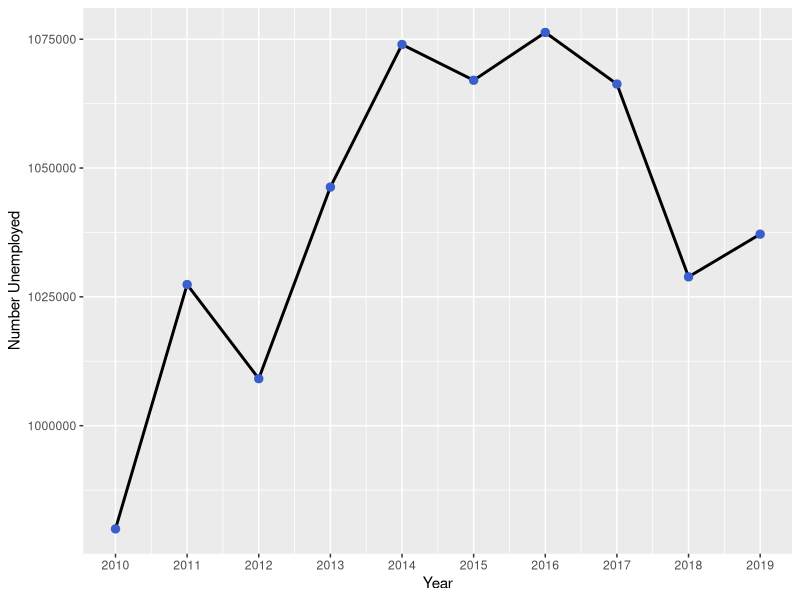
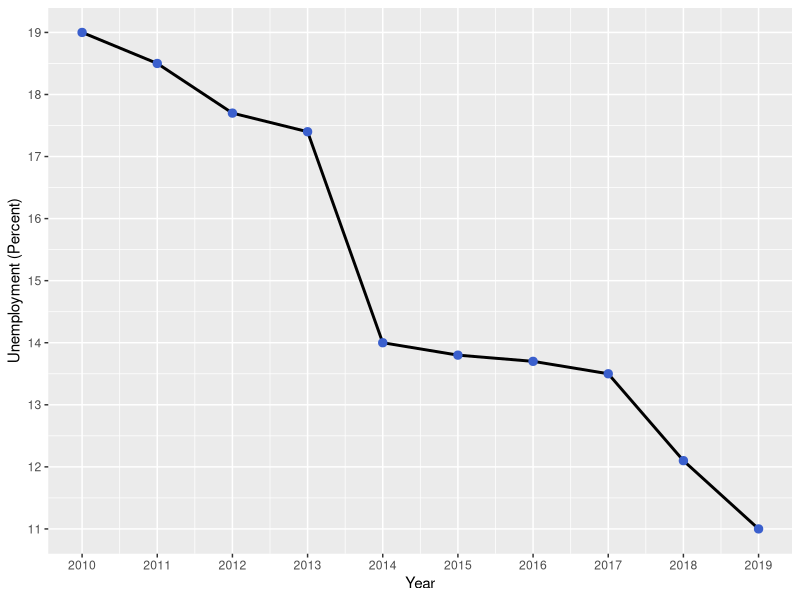
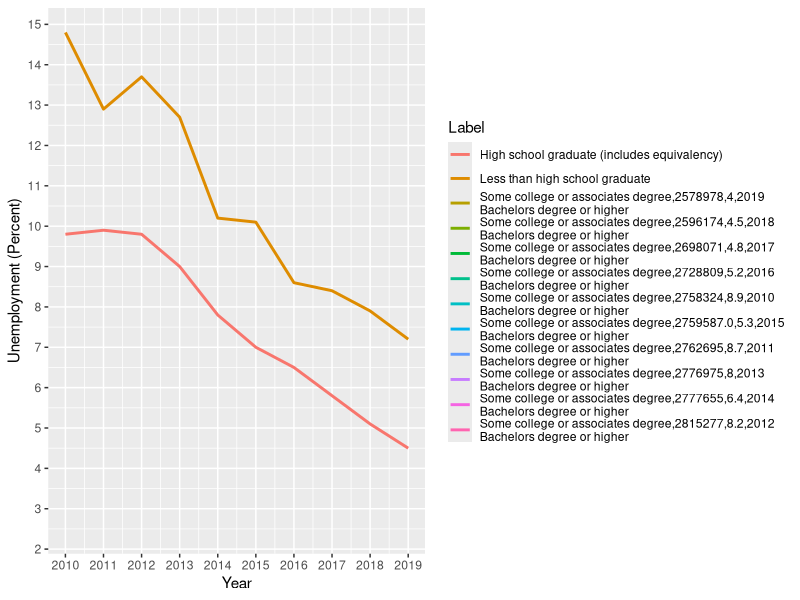
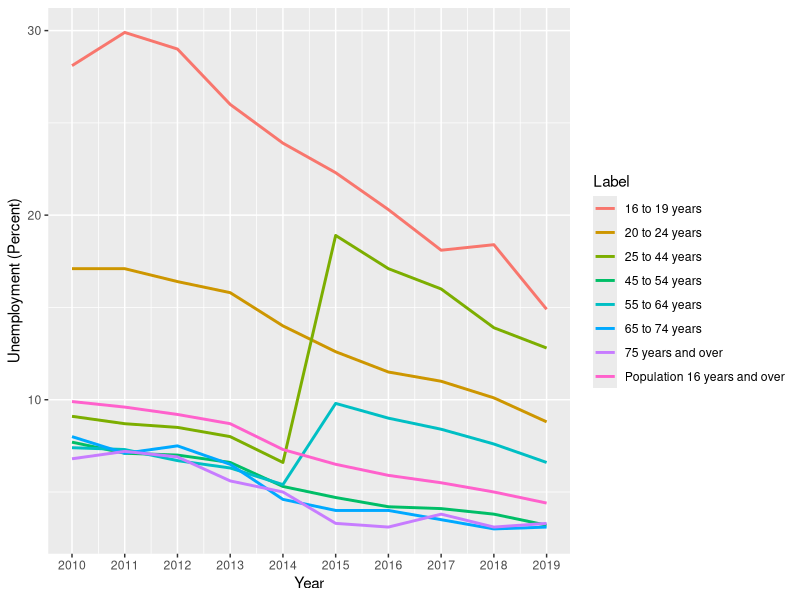
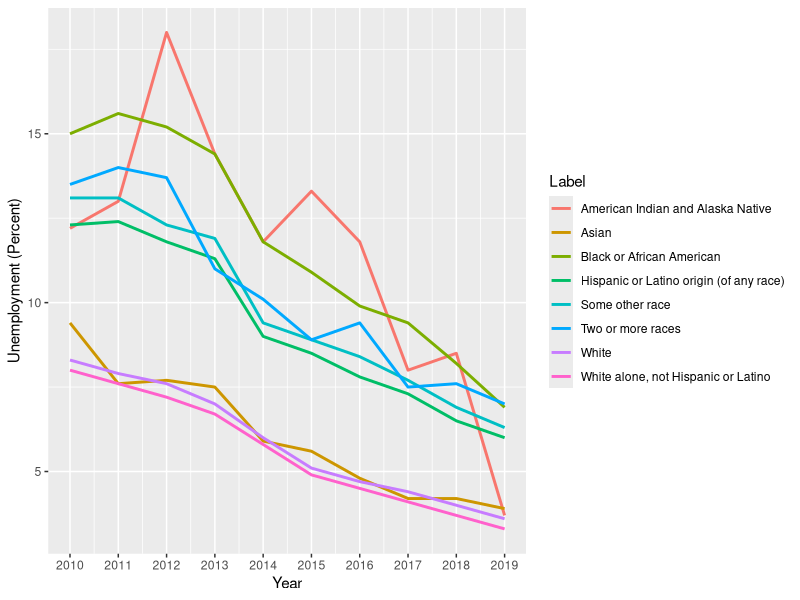
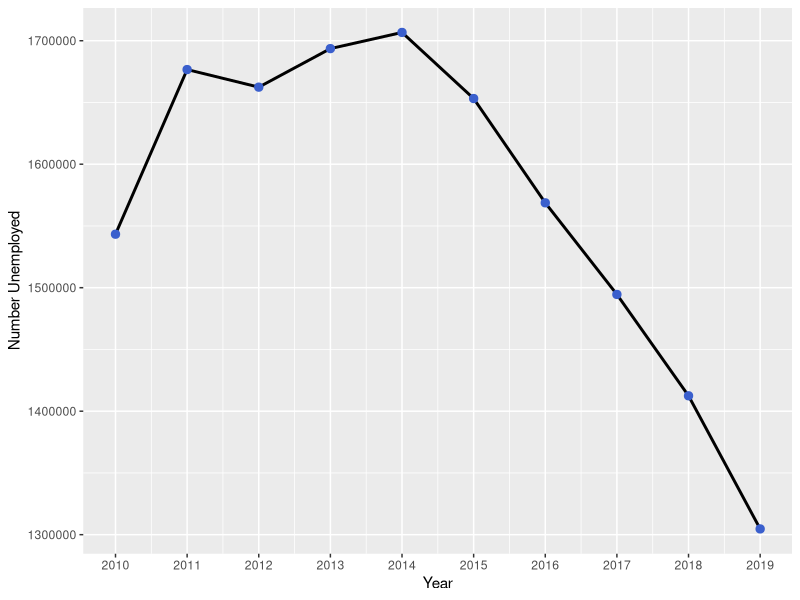
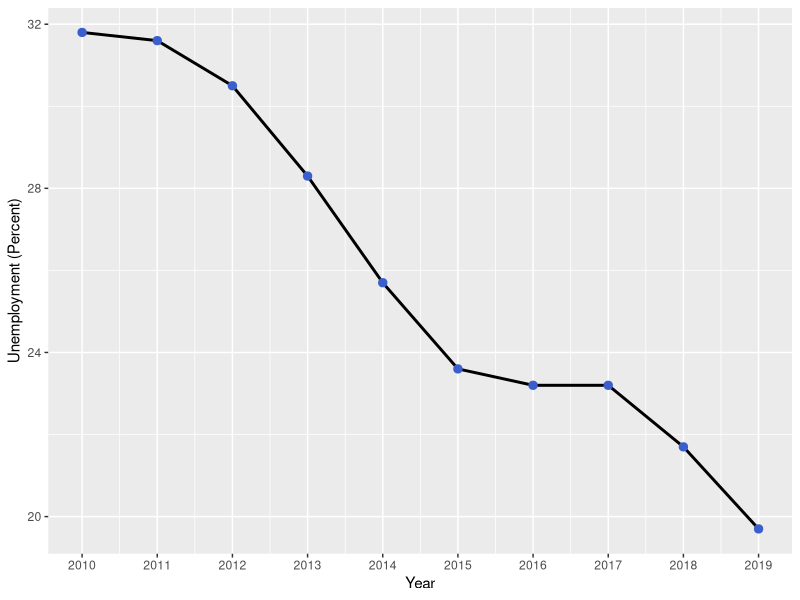
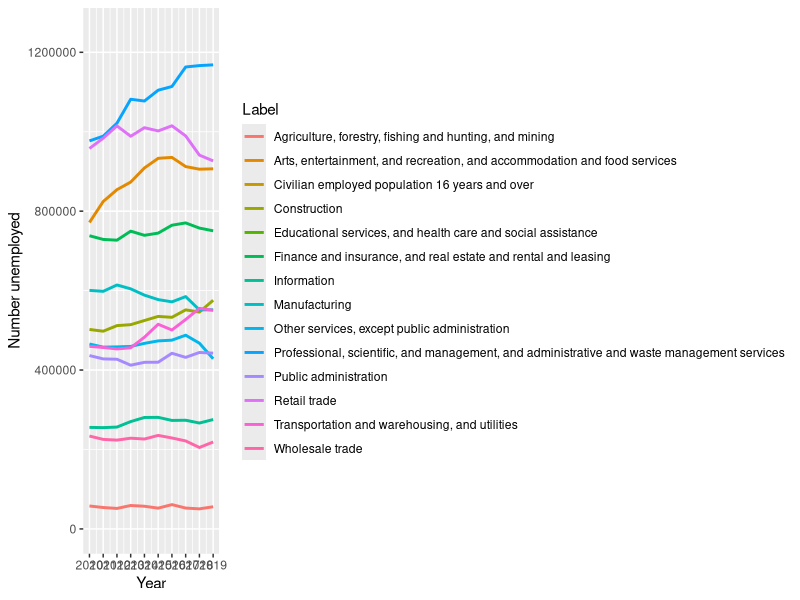

Write R code to recreate these figures, in order.
## ---- chunk 1
library(tidyverse)
library(dplyr)
library(ggplot2)
## ---- chunk 2

setwd('/Users/tracy/Desktop/STAT5702_NYC_Employment_Analysis/DataPreprocessing/Data/employment')




employDisability <- read.table(file = "employDisability.csv", sep = ",", header=TRUE)
employEDUCATION <- read.table(file = "employEDUCATION.csv", sep = ",", header=TRUE)
employmentByAge <- read.table(file = "employmentByAge.csv", sep = ",", header=TRUE)
employmentByRACE <- read.table(file = "employmentByRACE.csv", sep = ",", header=TRUE)
employPoverty <- read.table(file = "employPoverty.csv", sep = ",", header=TRUE)
JobType <- read.table(file = "JobType.csv", sep = ",", header=TRUE)
## ---- chunk 3
employDisability 
employEDUCATION 
employmentByAge 
employmentByRACE 
employPoverty
JobType 
## ---- chunk 4
employDisability

#Total number unemployed over time with disability
ggplot(data = employDisability,aes(year,Total)) + geom_line(size = 1, col = 'black') + xlab('Year') + ylab('Number Unemployed') + scale_x_continuous(breaks = seq(2010,2019)) + geom_point(size = 2.5, col = 'royalblue3')

#Unemployment Rate over time for those with disability
ggplot(data = employDisability,aes(x = year,y = UnemploymentRate)) + geom_line(size = 1, col = 'black') + xlab('Year') + ylab('Unemployment (Percent)') + scale_x_continuous(breaks = seq(2010,2019)) + scale_y_continuous(breaks = seq(20,0)) + geom_point(size = 2.5, col = 'royalblue3')
## ---- chunk 5
#Problem with Data Read
employEDUCATION

employEDUCATION$Label = as.factor(employEDUCATION$Label)
ggplot(data = employEDUCATION) + geom_line(aes(x = year, y = UnemploymentRate, group = Label, colour = Label),size = 1) + xlab('Year') + ylab('Unemployment (Percent)') + scale_x_continuous(breaks = seq(2010,2019)) + scale_y_continuous(breaks = seq(20,0)) 
## ---- chunk 6
#Data error, 25-44 has 2 for 2018, one should be 2019.

employmentByAge

employmentByAge$Label = as.factor(employmentByAge$Label)
ggplot(data = employmentByAge) + geom_line(aes(x = year, y = UnemploymentRate, group = Label, colour = Label),size = 1) + xlab('Year') + ylab('Unemployment (Percent)') + scale_x_continuous(breaks = seq(2010,2019)) 
## ---- chunk 7
employmentByRACE

employmentByRACE$Label = as.factor(employmentByRACE$Label)
ggplot(data = employmentByRACE) + geom_line(aes(x = year,y = UnemploymentRate, group = Label, colour = Label), size = 1) + xlab('Year') + ylab('Unemployment (Percent)') + scale_x_continuous(breaks = seq(2010,2019)) 
## ---- chunk 8
employPoverty

#Total number unemployed over time of those below Poverty line
ggplot(data = employPoverty,aes(year,Total)) + geom_line(size = 1, col = 'black') + xlab('Year') + ylab('Number Unemployed') + scale_x_continuous(breaks = seq(2010,2019)) + geom_point(size = 2.5, col = 'royalblue3')

#Unemployment Rate over time for those below Poverty line
ggplot(data = employPoverty,aes(x = year,y = UnemploymentRate)) + geom_line(size = 1, col = 'black') + xlab('Year') + ylab('Unemployment (Percent)') + scale_x_continuous(breaks = seq(2010,2019)) + geom_point(size = 2.5, col = 'royalblue3')
## ---- chunk 9
#Interested in getting unemployment rates for this 
JobType

JobType$Label = as.factor(JobType$Label)
ggplot(data = JobType) + geom_line(aes(x = year,y = Total, group = Label, colour = Label), size = 1) + xlab('Year') + ylab('Number unemployed') + ylim(0,1250000) + scale_x_continuous(breaks = seq(2010,2019))

